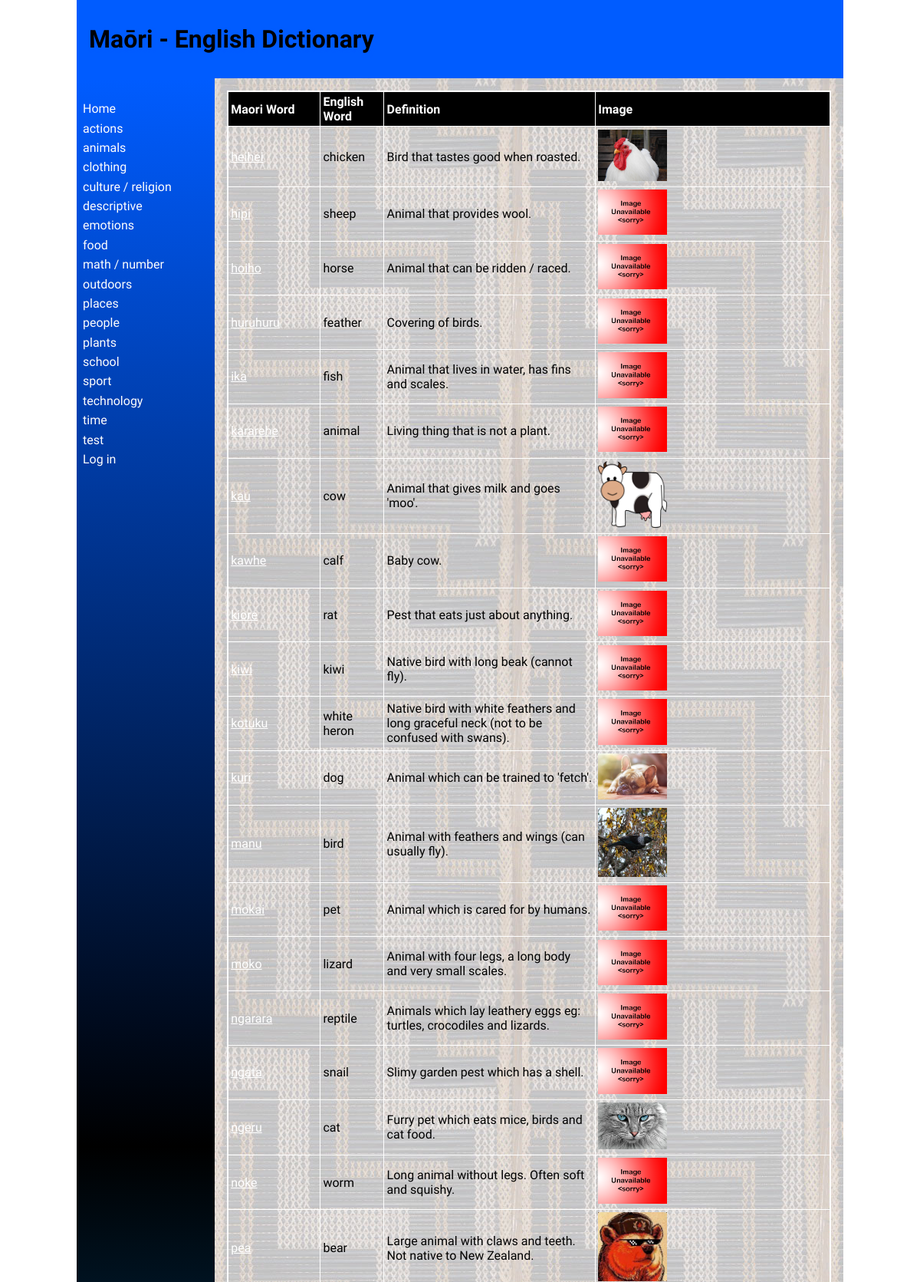
The app's page /categories/2 (upper part) with its own data.
### tables this page shows
CREATE TABLE "category"
(
	id INTEGER
		constraint category_pk
			primary key autoincrement,
	category_name varchar(69) not null
);

CREATE TABLE "words"
(
	maori varchar(69),
	english varchar(69),
	category integer,
	definition varchar(100),
	levels integer,
	images varchar(69),
	id integer
		constraint words_pk
			primary key autoincrement,
	date_added integer default 0
, user_id integer);

### app.py (the view, shortened to what this page needs)
@app.route('/categories/<cat_id>', methods=["POST", "GET"])
def render_categorypage(cat_id):
    con = create_connection(DB_NAME)
    query = "SELECT id, maori, english, definition, levels, images FROM words WHERE category=?" \
            "ORDER BY maori ASC"
    cur = con.cursor()
    cur.execute(query, (int(cat_id),))
    definition = cur.fetchall()
    print(definition)
    con.close()
    return render_template('words.html', definitions=definition, logged_in=is_logged_in(), deleting=intention("delete"),
                           categories=fetch_categories(), category=cat_id)

### app.py (called while the page is built)
def intention(button):
    if button in request.form:
        return True
    else:
        return False

def create_connection(db_file):
    try:
        connection = sqlite3.connect(db_file)
        return connection
    except Error as e:
        print(e)
    return None

def fetch_categories():
    con = create_connection(DB_NAME)
    query = "SELECT id, category_name FROM category"
    cur = con.cursor()
    cur.execute(query)
    categories = cur.fetchall()
    con.close()
    return categories

def is_logged_in():
    if session.get("email") is None:
        print("you are not logged in")
        return False
    else:
        print("you are logged in")
        return True

### templates/words.html (shortened to what this page needs)
{% extends 'base.html' %}
{% block heading %}Maōri - English Dictionary{% endblock %}
{% block main %}
    <table>
        <tr>
            <th>Maori Word</th>
            <th>English Word</th>
            <th>Definition</th>
            <th>Image</th>
        </tr>
        {% for definition in definitions %}
            <tr>
                <td><a href="/detail/{{ definition[0] }}">{{ definition[1] }}</a></td>
                <td>{{ definition[2] }}</td>
                <td>{{ definition[3] }}</td>
                <td>
                    <img style="width:30%;" src="/static/images/{{ definition[5] }}" type="images/jpg"/>
                </td>
            </tr>
        {% endfor %}
    </table>
{% endblock %}

### templates/base.html (shortened to what this page needs)
<!doctype html>
<html lang="en">
<head>
   <link href="{{ url_for('static', filename='css/style.css') }}" rel="stylesheet">
</head>
<body>
   <div id="container">
      <header>
         <h1>{% block heading %}{% endblock %}</h1>
      </header>
      <nav>
         <ul>
                <li><a href="\">Home</a></li>
                {% for category in categories %}
                <li><a href="/categories/{{ category[0] }}">{{category[1]}}</a></li>
                {% endfor %}
         <li>
             {% if logged_in %}<a href="/logout">Log out</a>{% else %}
             <a href="/login">Log in</a></li>{% endif %}
         </ul>
      </nav>
      <main>
            {% block main%}{% endblock %}
        </main>
   </div>
</body>
</html>

### static/css/style.css (style rules this page uses)
* { font-family: Comfortaa, sans-serif; margin: 0; padding: 0; box-sizing: border-box; }
#container { display: grid; grid-template-columns: 75px auto; grid-template-areas: 'nav header' 'main main' 'footer footer'; }
header { grid-area: header; background-color: #005cff; padding: 1rem; }
nav { grid-area: nav; }
main { grid-area: main; padding: 1rem; background-color: #005cff; }
h1, h2, h3, h4 { padding: 1rem 0; font-family: 'Suez One', serif; color: #000000; text-shadow: 2px 2px 4px #005cff; }
a { color: #ffffff; }
table { width: 100%; border: 2px solid #ffffff; border-collapse: collapse; }
th, td { border: 1px solid #ffffff; padding: 0.2rem; text-align: left; }
th { background-color: #000000; color: #ffffff; }
@media only screen and (min-width: 768px) { #container { grid-template-columns: 180px auto; grid-template-areas: 'header header' 'nav main' 'footer footer'; } }
@media only screen and (min-width: 768px) { nav { background: linear-gradient(180deg, rgb(0, 92, 255) 0%, rgb(0, 0, 0) 50%, rgb(0, 144, 255) 100%); padding: 0.5rem; } }
@media only screen and (min-width: 768px) { nav ul { list-style: none; } }
@media only screen and (min-width: 768px) { nav li { padding: 0.2rem 0; } }
@media only screen and (min-width: 768px) { nav a { color: #fdfdfd; text-decoration: none; } }
@media only screen and (min-width: 768px) { main { background-image: url('static/images/poutama.jpg'); } }
@media only screen and (min-width: 1000px) { #container { width: 1000px; margin: auto; } }

### records on screen
category: category_name "actions"
category: category_name "animals"
category: category_name "clothing"
category: category_name "culture / religion"
category: category_name "descriptive"
category: category_name "emotions"
category: category_name "food"
category: category_name "math / number"
category: category_name "outdoors"
category: category_name "places"
category: category_name "people"
category: category_name "plants"
category: category_name "school"
category: category_name "sport"
category: category_name "technology"
category: category_name "time"
category: category_name "test"
words: maori "heihei", english "chicken", definition "Bird that tastes good when roasted.", images (picture)
words: maori "hipi", english "sheep", definition "Animal that provides wool.", images (placeholder picture)
words: maori "hoiho", english "horse", definition "Animal that can be ridden / raced.", images (placeholder picture)
words: maori "huruhuru", english "feather", definition "Covering of birds.", images (placeholder picture)
words: maori "ika", english "fish", definition "Animal that lives in water, has fins and scales.", images (placeholder picture)
words: maori "kararehe", english "animal", definition "Living thing that is not a plant.", images (placeholder picture)
words: maori "kau", english "cow", definition "Animal that gives milk and goes 'moo'.", images (picture)
words: maori "kawhe", english "calf", definition "Baby cow.", images (placeholder picture)
words: maori "kiore", english "rat", definition "Pest that eats just about anything.", images (placeholder picture)
words: maori "kiwi", english "kiwi", definition "Native bird with long beak (cannot fly).", images (placeholder picture)
words: maori "kotuku", english "white heron", definition "Native bird with white feathers and long graceful neck (not to be confused with swans).", images (placeholder picture)
words: maori "kuri", english "dog", definition "Animal which can be trained to 'fetch'.", images (picture)
words: maori "manu", english "bird", definition "Animal with feathers and wings (can usually fly).", images (picture)
words: maori "mokai", english "pet", definition "Animal which is cared for by humans.", images (placeholder picture)
words: maori "moko", english "lizard", definition "Animal with four legs, a long body and very small scales.", images (placeholder picture)
words: maori "ngarara", english "reptile", definition "Animals which lay leathery eggs eg: turtles, crocodiles and lizards.", images (placeholder picture)
words: maori "ngata", english "snail", definition "Slimy garden pest which has a shell.", images (placeholder picture)
words: maori "ngeru", english "cat", definition "Furry pet which eats mice, birds and cat food.", images (picture)
words: maori "noke", english "worm", definition "Long animal without legs. Often soft and squishy.", images (placeholder picture)
words: maori "pea", english "bear", definition "Large animal with claws and teeth. Not native to New Zealand.", images (picture)
